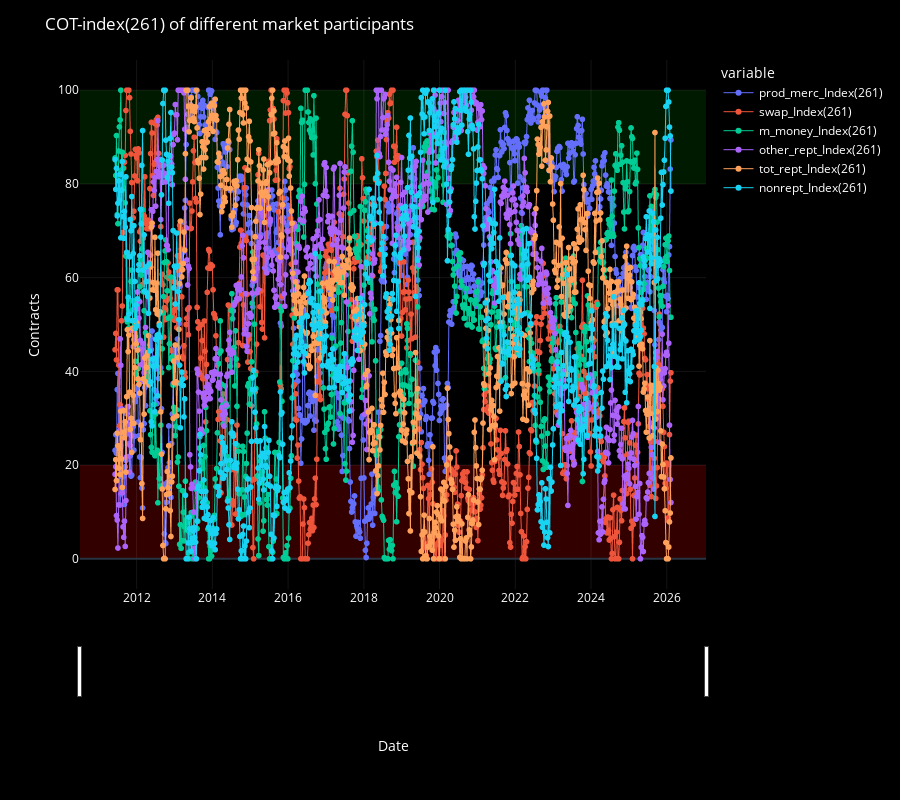

Notebook source saved alongside this figure:
### Markdown cell above
- **plot of participants COT-index**

### Code cell
fig = plot_df_line_chart(
    df = df_index,
    chart_title = f"COT-index({N}) of different market participants",
    draw=False
)

# Add green shaded area (e.g. for high index range)
fig.add_shape(
    type='rect',
    xref='paper',  # entire x-axis
    yref='y',
    x0=0,
    x1=1,
    y0=80,
    y1=100,
    fillcolor='green',
    opacity=0.2,
    line_width=0,
    layer='below'
)

# Add red shaded area (e.g. for low index range)
fig.add_shape(
    type='rect',
    xref='paper',
    yref='y',
    x0=0,
    x1=1,
    y0=0,
    y1=20,
    fillcolor='red',
    opacity=0.2,
    line_width=0,
    layer='below'
)

fig.show()

### Figure 1 — Plotly figure (JSON) as saved in the notebook; plotly's stock layout.template omitted (floating-point values rounded to 4 significant figures; data arrays with more than 128 entries replaced by an {"elided": "..."} marker saying what was removed)
{"data": [{"hovertemplate": "<b>%{fullData.name}</b><br>%{y:.2f}<extra></extra>", "legendgroup": "prod_merc_Index(261)", "line": {"color": "#636efa", "dash": "solid", "width": 1}, "marker": {"symbol": "circle"}, "mode": "lines+markers", "name": "prod_merc_Index(261)", "showlegend": true, "x": {"elided": "767 str values"}, "xaxis": "x", "y": {"elided": "767 float values"}, "yaxis": "y", "type": "scattergl"}, {"hovertemplate": "<b>%{fullData.name}</b><br>%{y:.2f}<extra></extra>", "legendgroup": "swap_Index(261)", "line": {"color": "#EF553B", "dash": "solid", "width": 1}, "marker": {"symbol": "circle"}, "mode": "lines+markers", "name": "swap_Index(261)", "showlegend": true, "x": {"elided": "767 str values"}, "xaxis": "x", "y": {"elided": "767 float values"}, "yaxis": "y", "type": "scattergl"}, {"hovertemplate": "<b>%{fullData.name}</b><br>%{y:.2f}<extra></extra>", "legendgroup": "m_money_Index(261)", "line": {"color": "#00cc96", "dash": "solid", "width": 1}, "marker": {"symbol": "circle"}, "mode": "lines+markers", "name": "m_money_Index(261)", "showlegend": true, "x": {"elided": "767 str values"}, "xaxis": "x", "y": {"elided": "767 float values"}, "yaxis": "y", "type": "scattergl"}, {"hovertemplate": "<b>%{fullData.name}</b><br>%{y:.2f}<extra></extra>", "legendgroup": "other_rept_Index(261)", "line": {"color": "#ab63fa", "dash": "solid", "width": 1}, "marker": {"symbol": "circle"}, "mode": "lines+markers", "name": "other_rept_Index(261)", "showlegend": true, "x": {"elided": "767 str values"}, "xaxis": "x", "y": {"elided": "767 float values"}, "yaxis": "y", "type": "scattergl"}, {"hovertemplate": "<b>%{fullData.name}</b><br>%{y:.2f}<extra></extra>", "legendgroup": "tot_rept_Index(261)", "line": {"color": "#FFA15A", "dash": "solid", "width": 1}, "marker": {"symbol": "circle"}, "mode": "lines+markers", "name": "tot_rept_Index(261)", "showlegend": true, "x": {"elided": "767 str values"}, "xaxis": "x", "y": {"elided": "767 float values"}, "yaxis": "y", "type": "scattergl"}, {"hovertemplate": "<b>%{fullData.name}</b><br>%{y:.2f}<extra></extra>", "legendgroup": "nonrept_Index(261)", "line": {"color": "#19d3f3", "dash": "solid", "width": 1}, "marker": {"symbol": "circle"}, "mode": "lines+markers", "name": "nonrept_Index(261)", "showlegend": true, "x": {"elided": "767 str values"}, "xaxis": "x", "y": {"elided": "767 float values"}, "yaxis": "y", "type": "scattergl"}], "layout": {"xaxis": {"anchor": "y", "domain": [0.0, 1.0], "title": {"text": "Date"}, "rangeslider": {"visible": true}, "showgrid": true, "gridcolor": "rgba(255,255,255,0.08)"}, "yaxis": {"anchor": "x", "domain": [0.0, 1.0], "title": {"text": "Contracts"}, "showgrid": true, "gridcolor": "rgba(255,255,255,0.08)", "fixedrange": false}, "legend": {"title": {"text": "variable"}, "tracegroupgap": 0, "itemclick": "toggle", "itemdoubleclick": "toggleothers", "bgcolor": "rgba(0,0,0,0)"}, "margin": {"t": 60}, "font": {"color": "white", "size": 12}, "title": {"text": "COT-index(261) of different market participants"}, "paper_bgcolor": "black", "plot_bgcolor": "black", "height": 800, "dragmode": "zoom", "shapes": [{"fillcolor": "green", "layer": "below", "line": {"width": 0}, "opacity": 0.2, "type": "rect", "x0": 0, "x1": 1, "xref": "paper", "y0": 80, "y1": 100, "yref": "y"}, {"fillcolor": "red", "layer": "below", "line": {"width": 0}, "opacity": 0.2, "type": "rect", "x0": 0, "x1": 1, "xref": "paper", "y0": 0, "y1": 20, "yref": "y"}]}}
